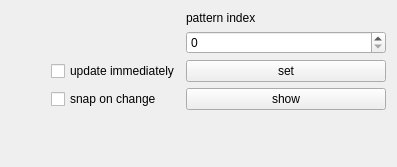
            <widget class="QWidget" name="tab">
             <attribute name="title">
              <string>DMD firmware</string>
             </attribute>
             <layout class="QGridLayout" name="gridLayout_2">
              <item row="3" column="6">
               <widget class="QPushButton" name="show_dmd_firmware_pattern_pushButton">
                <property name="text">
                 <string>show</string>
                </property>
               </widget>
              </item>
              <item row="1" column="6">
               <widget class="QSpinBox" name="dmd_firmware_index_spinBox"/>
              </item>
              <item row="2" column="1">
               <widget class="QCheckBox" name="dmd_update_immediately_checkBox">
                <property name="text">
                 <string>update immediately</string>
                </property>
               </widget>
              </item>
              <item row="0" column="6">
               <widget class="QLabel" name="label_11">
                <property name="text">
                 <string>pattern index</string>
                </property>
               </widget>
              </item>
              <item row="2" column="6">
               <widget class="QPushButton" name="set_dmd_pattern_index_pushButton">
                <property name="minimumSize">
                 <size>
                  <width>200</width>
                  <height>0</height>
                 </size>
                </property>
                <property name="text">
                 <string>set</string>
                </property>
               </widget>
              </item>
              <item row="3" column="1">
               <widget class="QCheckBox" name="dmd_snap_checkBox">
                <property name="text">
                 <string>snap on change</string>
                </property>
               </widget>
              </item>
              <item row="2" column="0">
               <spacer name="horizontalSpacer_3">
                <property name="orientation">
                 <enum>Qt::Horizontal</enum>
                </property>
                <property name="sizeHint" stdset="0">
                 <size>
                  <width>40</width>
                  <height>20</height>
                 </size>
                </property>
               </spacer>
              </item>
              <item row="4" column="0">
               <spacer name="verticalSpacer_4">
                <property name="orientation">
                 <enum>Qt::Vertical</enum>
                </property>
                <property name="sizeHint" stdset="0">
                 <size>
                  <width>20</width>
                  <height>40</height>
                 </size>
                </property>
               </spacer>
              </item>
              <item row="4" column="6">
               <widget class="QLabel" name="dmd_firmware_pattern_label">
                <property name="text">
                 <string/>
                </property>
               </widget>
              </item>
             </layout>
            </widget>
